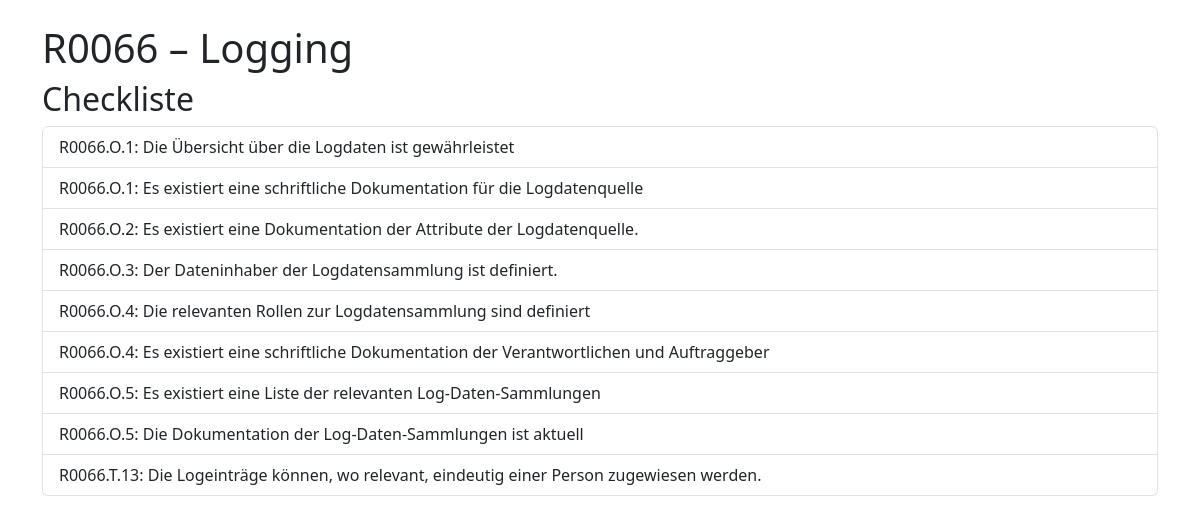
Screenshot of /dokumente/R0066/checkliste/ with the database file from the repository.
### dokumente/models.py (models this page shows, shortened)
class Dokument(models.Model):
    nummer = models.CharField(max_length=50, primary_key=True)
    dokumententyp = models.ForeignKey(Dokumententyp, on_delete=models.PROTECT)
    name = models.CharField(max_length=255)
    autoren = models.ManyToManyField(Person, related_name='verfasste_dokumente')
    pruefende = models.ManyToManyField(Person, related_name='gepruefte_dokumente')
    gueltigkeit_von = models.DateField(null=True, blank=True)
    gueltigkeit_bis = models.DateField(null=True, blank=True)
    signatur_cso = models.CharField(max_length=255, blank=True)
    anhaenge = models.TextField(blank=True)
    def __str__(self):
        return f"{self.nummer} – {self.name}"
    class Meta:
        verbose_name_plural="Dokumente"
        verbose_name="Dokument"

class Vorgabe(models.Model):
    nummer = models.IntegerField()
    dokument = models.ForeignKey(Dokument, on_delete=models.CASCADE, related_name='vorgaben')
    thema = models.ForeignKey(Thema, on_delete=models.PROTECT)
    titel = models.CharField(max_length=255)
    referenzen = models.ManyToManyField(Referenz, blank=True)
    gueltigkeit_von = models.DateField()
    gueltigkeit_bis = models.DateField(blank=True,null=True)
    stichworte = models.ManyToManyField(Stichwort, blank=True)
    relevanz = models.ManyToManyField(Rolle,blank=True)
    def Vorgabennummer(self):
        return str(self.dokument.nummer)+"."+self.thema.name[0]+"."+str(self.nummer)
    class Meta:
        verbose_name_plural="Vorgaben"

class Thema(models.Model):
    name = models.CharField(max_length=100, primary_key=True)
    erklaerung = models.TextField(blank=True)
    class Meta:
        verbose_name_plural="Themen"

class Checklistenfrage(models.Model):
    vorgabe=models.ForeignKey(Vorgabe, on_delete=models.CASCADE, related_name="checklistenfragen")
    frage = models.CharField(max_length=255)
    class Meta:
        verbose_name_plural="Fragen für Checkliste"
        verbose_name="Frage für Checkliste"

### dokumente/views.py (the view)
# urls.py: path('<str:nummer>/checkliste/', views.standard_checkliste, name='standard_checkliste')
def standard_checkliste(request, nummer):
    standard = get_object_or_404(Dokument, nummer=nummer)
    vorgaben = list(standard.vorgaben.all())
    return render(request, 'standards/standard_checkliste.html', {
        'standard': standard,
        'vorgaben': vorgaben,
    })

### dokumente/templates/standards/standard_checkliste.html (shortened to what this page needs)
<!DOCTYPE html>
<html>
<head>
  <link href="https://cdn.jsdelivr.net/npm/bootstrap@5.3.0/dist/css/bootstrap.min.css" rel="stylesheet">
  {% load static %}
</head>
<body class="container py-4">
<h1>{{ standard.nummer }} – {{ standard.name }}</h1>
<h2>Checkliste</h2>
      <ul class="list-group">
{% for vorgabe in vorgaben %}
      {% if vorgabe.checklistenfragen.all %}
          {% for frage in vorgabe.checklistenfragen.all %}
            <li class="list-group-item">{{ vorgabe.Vorgabennummer }}: {{ frage.frage }}</li>
          {% endfor %}
      {% endif %}
{% endfor %}
        </ul>
</body>
</html>

### rows the page displays
Dokument: nummer "R0066", name "Logging"
Vorgabe: Vorgabennummer "R0066.O.1"
Checklistenfrage: frage "Die Übersicht über die Logdaten ist gewährleistet"
Checklistenfrage: frage "Es existiert eine schriftliche Dokumentation für die Logdatenquelle"
Vorgabe: Vorgabennummer "R0066.O.2"
Checklistenfrage: frage "Es existiert eine Dokumentation der Attribute der Logdatenquelle."
Vorgabe: Vorgabennummer "R0066.O.3"
Checklistenfrage: frage "Der Dateninhaber der Logdatensammlung ist definiert."
Vorgabe: Vorgabennummer "R0066.O.4"
Checklistenfrage: frage "Die relevanten Rollen zur Logdatensammlung sind definiert"
Checklistenfrage: frage "Es existiert eine schriftliche Dokumentation der Verantwortlichen und Auftraggeber"
Vorgabe: Vorgabennummer "R0066.O.5"
Checklistenfrage: frage "Es existiert eine Liste der relevanten Log-Daten-Sammlungen"
Checklistenfrage: frage "Die Dokumentation der Log-Daten-Sammlungen ist aktuell"
Vorgabe: Vorgabennummer "R0066.T.13"
Checklistenfrage: frage "Die Logeinträge können, wo relevant, eindeutig einer Person zugewiesen werden."
